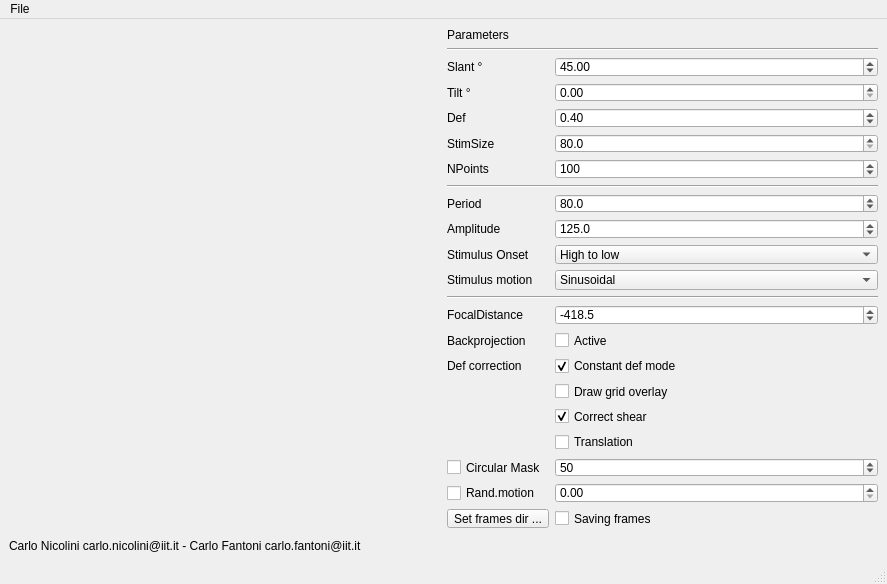
<?xml version="1.0" encoding="UTF-8"?>
<ui version="4.0">
 <class>MainWindow</class>
 <widget class="QMainWindow" name="MainWindow">
  <property name="geometry">
   <rect>
    <x>0</x>
    <y>0</y>
    <width>887</width>
    <height>584</height>
   </rect>
  </property>
  <property name="minimumSize">
   <size>
    <width>400</width>
    <height>400</height>
   </size>
  </property>
  <property name="windowTitle">
   <string>MainWindow</string>
  </property>
  <widget class="QWidget" name="centralwidget">
   <layout class="QGridLayout" name="gridLayout">
    <item row="1" column="0">
     <widget class="QLabel" name="label_12">
      <property name="text">
       <string>Carlo Nicolini carlo.nicolini@iit.it - Carlo Fantoni carlo.fantoni@iit.it</string>
      </property>
     </widget>
    </item>
    <item row="0" column="0">
     <layout class="QHBoxLayout" name="horizontalLayout">
      <item>
       <widget class="StimulusWidget" name="stimWidget" native="true">
        <property name="minimumSize">
         <size>
          <width>400</width>
          <height>400</height>
         </size>
        </property>
        <property name="maximumSize">
         <size>
          <width>1024</width>
          <height>1024</height>
         </size>
        </property>
       </widget>
      </item>
      <item>
       <layout class="QVBoxLayout" name="verticalLayout">
        <item>
         <widget class="QLabel" name="labelParameters">
          <property name="text">
           <string>Parameters</string>
          </property>
         </widget>
        </item>
        <item>
         <layout class="QFormLayout" name="formLayout">
          <property name="fieldGrowthPolicy">
           <enum>QFormLayout::AllNonFixedFieldsGrow</enum>
          </property>
          <item row="0" column="0" colspan="2">
           <widget class="Line" name="line_2">
            <property name="orientation">
             <enum>Qt::Horizontal</enum>
            </property>
           </widget>
          </item>
          <item row="1" column="0">
           <widget class="QLabel" name="label_2">
            <property name="text">
             <string>Slant °</string>
            </property>
           </widget>
          </item>
          <item row="1" column="1">
           <widget class="QDoubleSpinBox" name="doubleSpinBoxSlant">
            <property name="accelerated">
             <bool>true</bool>
            </property>
            <property name="minimum">
             <double>-90.000000000000000</double>
            </property>
            <property name="maximum">
             <double>90.000000000000000</double>
            </property>
            <property name="singleStep">
             <double>5.000000000000000</double>
            </property>
            <property name="value">
             <double>45.000000000000000</double>
            </property>
           </widget>
          </item>
          <item row="2" column="0">
           <widget class="QLabel" name="label_3">
            <property name="text">
             <string>Tilt °</string>
            </property>
           </widget>
          </item>
          <item row="2" column="1">
           <widget class="QDoubleSpinBox" name="doubleSpinBoxTilt">
            <property name="accelerated">
             <bool>true</bool>
            </property>
            <property name="maximum">
             <double>270.000000000000000</double>
            </property>
            <property name="singleStep">
             <double>90.000000000000000</double>
            </property>
            <property name="value">
             <double>0.000000000000000</double>
            </property>
           </widget>
          </item>
          <item row="3" column="0">
           <widget class="QLabel" name="label_4">
            <property name="text">
             <string>Def</string>
            </property>
           </widget>
          </item>
          <item row="3" column="1">
           <widget class="QDoubleSpinBox" name="doubleSpinBoxDef">
            <property name="accelerated">
             <bool>true</bool>
            </property>
            <property name="minimum">
             <double>-5.000000000000000</double>
            </property>
            <property name="maximum">
             <double>5.000000000000000</double>
            </property>
            <property name="singleStep">
             <double>0.010000000000000</double>
            </property>
            <property name="value">
             <double>0.400000000000000</double>
            </property>
           </widget>
          </item>
          <item row="4" column="0">
           <widget class="QLabel" name="label_8">
            <property name="text">
             <string>StimSize</string>
            </property>
           </widget>
          </item>
          <item row="4" column="1">
           <widget class="QDoubleSpinBox" name="doubleSpinBoxStimSize">
            <property name="decimals">
             <number>1</number>
            </property>
            <property name="minimum">
             <double>80.000000000000000</double>
            </property>
            <property name="maximum">
             <double>500.000000000000000</double>
            </property>
            <property name="singleStep">
             <double>10.000000000000000</double>
            </property>
           </widget>
          </item>
          <item row="5" column="0">
           <widget class="QLabel" name="label_13">
            <property name="text">
             <string>NPoints</string>
            </property>
           </widget>
          </item>
          <item row="5" column="1">
           <widget class="QSpinBox" name="spinBoxNPoints">
            <property name="minimum">
             <number>50</number>
            </property>
            <property name="maximum">
             <number>2500</number>
            </property>
            <property name="singleStep">
             <number>50</number>
            </property>
            <property name="value">
             <number>100</number>
            </property>
           </widget>
          </item>
          <item row="6" column="0" colspan="2">
           <widget class="Line" name="line">
            <property name="orientation">
             <enum>Qt::Horizontal</enum>
            </property>
           </widget>
          </item>
          <item row="7" column="0">
           <widget class="QLabel" name="label_5">
            <property name="text">
             <string>Period</string>
            </property>
           </widget>
          </item>
          <item row="7" column="1">
           <widget class="QDoubleSpinBox" name="doubleSpinBoxPeriod">
            <property name="accelerated">
             <bool>true</bool>
            </property>
            <property name="decimals">
             <number>1</number>
            </property>
            <property name="minimum">
             <double>20.000000000000000</double>
            </property>
            <property name="maximum">
             <double>1000.000000000000000</double>
            </property>
            <property name="singleStep">
             <double>10.000000000000000</double>
            </property>
            <property name="value">
             <double>80.000000000000000</double>
            </property>
           </widget>
          </item>
          <item row="8" column="0">
           <widget class="QLabel" name="label_6">
            <property name="text">
             <string>Amplitude</string>
            </property>
           </widget>
          </item>
          <item row="8" column="1">
           <widget class="QDoubleSpinBox" name="doubleSpinBoxAmplitude">
            <property name="accelerated">
             <bool>true</bool>
            </property>
            <property name="decimals">
             <number>1</number>
            </property>
            <property name="minimum">
             <double>50.000000000000000</double>
            </property>
            <property name="maximum">
             <double>500.000000000000000</double>
            </property>
            <property name="singleStep">
             <double>25.000000000000000</double>
            </property>
            <property name="value">
             <double>125.000000000000000</double>
            </property>
           </widget>
          </item>
          <item row="9" column="0">
           <widget class="QLabel" name="label">
            <property name="text">
             <string>Stimulus Onset</string>
            </property>
           </widget>
          </item>
          <item row="9" column="1">
           <widget class="QComboBox" name="comboBoxDirections">
            <property name="currentIndex">
             <number>1</number>
            </property>
            <item>
             <property name="text">
              <string>Low to high</string>
             </property>
            </item>
            <item>
             <property name="text">
              <string>High to low</string>
             </property>
            </item>
            <item>
             <property name="text">
              <string>Left to right</string>
             </property>
            </item>
            <item>
             <property name="text">
              <string>Right to left</string>
             </property>
            </item>
           </widget>
          </item>
          <item row="10" column="0">
           <widget class="QLabel" name="label_9">
            <property name="text">
             <string>Stimulus motion</string>
            </property>
           </widget>
          </item>
          <item row="10" column="1">
           <widget class="QComboBox" name="comboBoxStimMotion">
            <property name="currentIndex">
             <number>2</number>
            </property>
            <item>
             <property name="text">
              <string>Sawtooth</string>
             </property>
            </item>
            <item>
             <property name="text">
              <string>Triangle</string>
             </property>
            </item>
            <item>
             <property name="text">
              <string>Sinusoidal</string>
             </property>
            </item>
           </widget>
          </item>
          <item row="11" column="0" colspan="2">
           <widget class="Line" name="line_3">
            <property name="orientation">
             <enum>Qt::Horizontal</enum>
            </property>
           </widget>
          </item>
          <item row="12" column="0">
           <widget class="QLabel" name="label_7">
            <property name="text">
             <string>FocalDistance</string>
            </property>
           </widget>
          </item>
          <item row="12" column="1">
           <widget class="QDoubleSpinBox" name="doubleSpinBoxFocalDistance">
            <property name="accelerated">
             <bool>true</bool>
            </property>
            <property name="decimals">
             <number>1</number>
            </property>
            <property name="minimum">
             <double>-800.000000000000000</double>
            </property>
            <property name="maximum">
             <double>-400.000000000000000</double>
            </property>
            <property name="singleStep">
             <double>5.000000000000000</double>
            </property>
            <property name="value">
             <double>-418.500000000000000</double>
            </property>
           </widget>
          </item>
          <item row="13" column="0">
           <widget class="QLabel" name="label_10">
            <property name="text">
             <string>Backprojection</string>
            </property>
           </widget>
          </item>
          <item row="13" column="1">
           <widget class="QCheckBox" name="checkBoxBackProjection">
            <property name="text">
             <string>Active</string>
            </property>
            <property name="checked">
             <bool>false</bool>
            </property>
           </widget>
          </item>
          <item row="14" column="0">
           <widget class="QLabel" name="label_11">
            <property name="text">
             <string>Def correction</string>
            </property>
           </widget>
          </item>
          <item row="14" column="1">
           <widget class="QCheckBox" name="checkBoxConstantDef">
            <property name="text">
             <string>Constant def mode</string>
            </property>
            <property name="checked">
             <bool>true</bool>
            </property>
           </widget>
          </item>
          <item row="15" column="1">
           <widget class="QCheckBox" name="checkBoxDrawGrid">
            <property name="text">
             <string>Draw grid overlay</string>
            </property>
           </widget>
          </item>
          <item row="16" column="1">
           <widget class="QCheckBox" name="checkBoxCorrectShear">
            <property name="text">
             <string>Correct shear</string>
            </property>
            <property name="checked">
             <bool>true</bool>
            </property>
           </widget>
          </item>
          <item row="17" column="1">
           <widget class="QCheckBox" name="checkBoxTranslation">
            <property name="text">
             <string>Translation</string>
            </property>
            <property name="checked">
             <bool>false</bool>
            </property>
           </widget>
          </item>
          <item row="18" column="0">
           <widget class="QCheckBox" name="checkBoxCircularMask">
            <property name="text">
             <string>Circular Mask</string>
            </property>
           </widget>
          </item>
          <item row="18" column="1">
           <widget class="QDoubleSpinBox" name="doubleSpinBoxMaskRadius">
            <property name="decimals">
             <number>0</number>
            </property>
            <property name="minimum">
             <double>10.000000000000000</double>
            </property>
            <property name="maximum">
             <double>10000.000000000000000</double>
            </property>
            <property name="singleStep">
             <double>10.000000000000000</double>
            </property>
            <property name="value">
             <double>50.000000000000000</double>
            </property>
           </widget>
          </item>
          <item row="19" column="0">
           <widget class="QCheckBox" name="checkBox">
            <property name="text">
             <string>Rand.motion</string>
            </property>
           </widget>
          </item>
          <item row="19" column="1">
           <widget class="QDoubleSpinBox" name="doubleSpinBoxRandomMotion"/>
          </item>
          <item row="20" column="0">
           <widget class="QToolButton" name="pushButtonSaveToDir">
            <property name="text">
             <string>Set frames dir ...</string>
            </property>
           </widget>
          </item>
          <item row="20" column="1">
           <widget class="QCheckBox" name="checkBox_2">
            <property name="text">
             <string>Saving frames</string>
            </property>
           </widget>
          </item>
          <item row="21" column="1">
           <spacer name="verticalSpacer">
            <property name="orientation">
             <enum>Qt::Vertical</enum>
            </property>
            <property name="sizeHint" stdset="0">
             <size>
              <width>20</width>
              <height>40</height>
             </size>
            </property>
           </spacer>
          </item>
         </layout>
        </item>
       </layout>
      </item>
     </layout>
    </item>
   </layout>
  </widget>
  <widget class="QMenuBar" name="menubar">
   <property name="geometry">
    <rect>
     <x>0</x>
     <y>0</y>
     <width>887</width>
     <height>26</height>
    </rect>
   </property>
   <widget class="QMenu" name="menuQui">
    <property name="title">
     <string>File</string>
    </property>
    <addaction name="actionQuit"/>
    <addaction name="actionInfo"/>
   </widget>
   <addaction name="menuQui"/>
  </widget>
  <widget class="QStatusBar" name="statusbar"/>
  <action name="actionQuit">
   <property name="text">
    <string>Quit</string>
   </property>
   <property name="shortcut">
    <string>Esc</string>
   </property>
  </action>
  <action name="actionInfo">
   <property name="text">
    <string>Info...</string>
   </property>
  </action>
 </widget>
 <customwidgets>
  <customwidget>
   <class>StimulusWidget</class>
   <extends>QWidget</extends>
   <header>StimulusWidget.h</header>
   <container>1</container>
  </customwidget>
 </customwidgets>
 <resources/>
 <connections/>
</ui>
